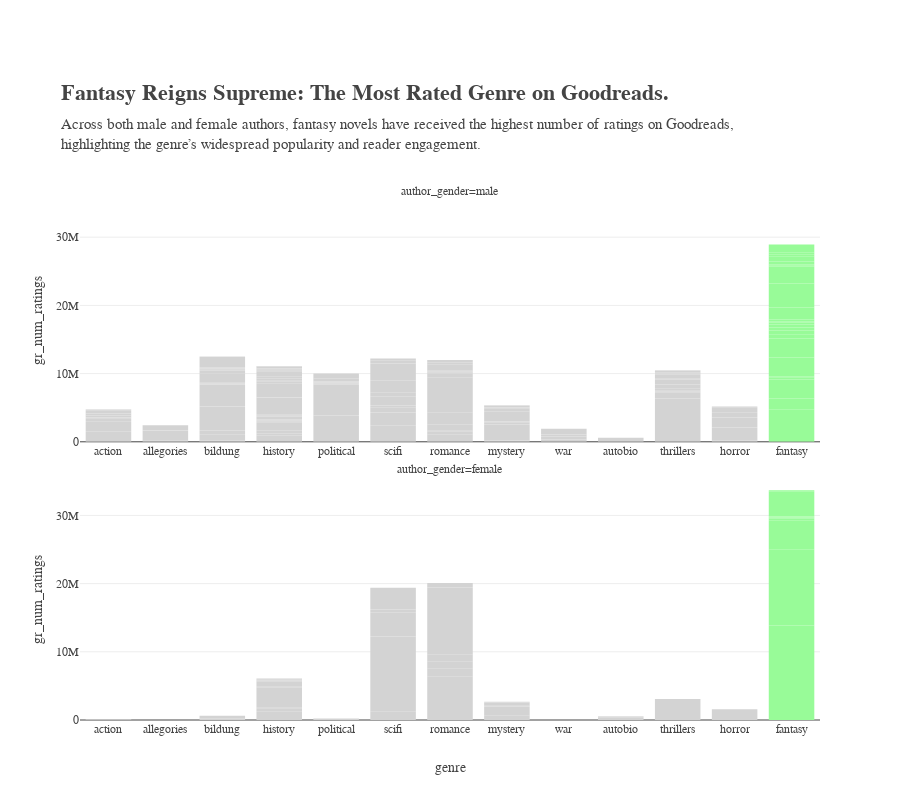

This figure's notebook cell:
### Markdown cell above
3. Create an aesthetic faceted bar plot that also uses an indicator variable to a highlight a single
bar.

### Code cell
# faceted bar plot

# copy original df
df_fig2 = df.copy()

# add indicator variable
df_fig2.loc[
    df_fig2['genre'] == 'fantasy',
    'flag'
] = True
df_fig2.loc[
    df_fig2['flag'] != True,
    'flag'
] = False

# remove columns where genre is na
# must be done after adding indicator variable otherwise pandas throws a warning
df_fig2 = df_fig2[df_fig2['genre'] != 'na']

fig2 = px.bar(
    df_fig2,
    x = 'genre',
    y = 'gr_num_ratings',
    color = 'flag',
    # Add a facet variable
    facet_col = 'author_gender',
    # Change the number of columns
    facet_col_wrap = 1,
    height = 800,
    color_discrete_sequence=['lightgray', 'palegreen'],
    # Different TEMPLATE (with gridlines)
    template = 'none',
    title = "<b>Fantasy Reigns Supreme: The Most Rated Genre on Goodreads.</b>",
    subtitle = "Across both male and female authors, fantasy novels have received the highest number of ratings on Goodreads,<br>highlighting the genre’s widespread popularity and reader engagement.",
    width = 900,
)
fig2.update_layout(
    showlegend = False,
    margin = {'t':200},
    font_family = 'Helvetica',
    title_font_family = 'Baskerville',
    title_font_size = 22,
    # Left align title
    title_x = 0.068 # Start title 6.8% into the figure
)
fig2.for_each_xaxis(lambda xaxis: xaxis.update(showticklabels=True))

### Figure 1 — Plotly figure (JSON) as saved in the notebook; plotly's stock layout.template omitted (floating-point values rounded to 4 significant figures; data arrays with more than 128 entries replaced by an {"elided": "..."} marker saying what was removed)
{"data": [{"hovertemplate": "flag=False<br>author_gender=male<br>genre=%{x}<br>gr_num_ratings=%{y}<extra></extra>", "legendgroup": "False", "marker": {"color": "lightgray", "pattern": {"shape": ""}}, "name": "False", "orientation": "v", "showlegend": true, "textposition": "auto", "type": "bar", "x": {"elided": "175 str values"}, "xaxis": "x2", "y": {"elided": "175 int values"}, "yaxis": "y2"}, {"hovertemplate": "flag=False<br>author_gender=female<br>genre=%{x}<br>gr_num_ratings=%{y}<extra></extra>", "legendgroup": "False", "marker": {"color": "lightgray", "pattern": {"shape": ""}}, "name": "False", "orientation": "v", "showlegend": false, "textposition": "auto", "type": "bar", "x": ["romance", "romance", "horror", "political", "romance", "history", "romance", "romance", "scifi", "romance", "history", "romance", "romance", "scifi", "scifi", "romance", "scifi", "history", "history", "history", "mystery", "bildung", "history", "history", "autobio", "scifi", "history", "romance", "mystery", "romance", "scifi", "romance", "autobio", "bildung", "history", "thrillers", "mystery", "mystery", "autobio", "autobio", "mystery", "action", "romance", "history", "mystery", "history", "history", "history", "action", "history", "bildung", "history", "history", "bildung", "mystery", "romance"], "xaxis": "x", "y": [4239555, 2084999, 1585172, 226482, 1184039, 1205120, 697703, 347543, 1197521, 398340, 431996, 624347, 6536249, 2459417, 8603378, 25288, 3545636, 124507, 37301, 2749154, 616572, 250073, 268115, 48226, 289969, 389268, 564735, 1609846, 1343305, 1697282, 3203569, 365541, 101148, 188095, 266166, 3072358, 27820, 94410, 87422, 77707, 271014, 51453, 131303, 34582, 211873, 26436, 72281, 74547, 59554, 10352, 167240, 92080, 89010, 4279, 99335, 138445], "yaxis": "y"}, {"hovertemplate": "flag=True<br>author_gender=male<br>genre=%{x}<br>gr_num_ratings=%{y}<extra></extra>", "legendgroup": "True", "marker": {"color": "palegreen", "pattern": {"shape": ""}}, "name": "True", "orientation": "v", "showlegend": true, "textposition": "auto", "type": "bar", "x": ["fantasy", "fantasy", "fantasy", "fantasy", "fantasy", "fantasy", "fantasy", "fantasy", "fantasy", "fantasy", "fantasy", "fantasy", "fantasy", "fantasy", "fantasy", "fantasy", "fantasy", "fantasy", "fantasy", "fantasy", "fantasy", "fantasy", "fantasy", "fantasy", "fantasy", "fantasy", "fantasy", "fantasy", "fantasy", "fantasy", "fantasy", "fantasy", "fantasy"], "xaxis": "x2", "y": [561016, 272891, 3941429, 896361, 451144, 216887, 2780127, 345693, 103170, 2795660, 1821579, 960309, 537714, 274476, 348512, 467281, 435366, 295811, 134965, 290495, 1767120, 2983515, 545619, 2477572, 178156, 107858, 433615, 77490, 22463, 607928, 358718, 285680, 1159205], "yaxis": "y2"}, {"hovertemplate": "flag=True<br>author_gender=female<br>genre=%{x}<br>gr_num_ratings=%{y}<extra></extra>", "legendgroup": "True", "marker": {"color": "palegreen", "pattern": {"shape": ""}}, "name": "True", "orientation": "v", "showlegend": false, "textposition": "auto", "type": "bar", "x": ["fantasy", "fantasy", "fantasy", "fantasy", "fantasy", "fantasy", "fantasy", "fantasy", "fantasy", "fantasy", "fantasy", "fantasy", "fantasy", "fantasy", "fantasy"], "xaxis": "x", "y": [9977698, 3895830, 4146575, 3665172, 3360257, 3683808, 543640, 273089, 133037, 57159, 105462, 38794, 3253828, 422581, 126826], "yaxis": "y"}], "layout": {"annotations": [{"font": {}, "showarrow": false, "text": "author_gender=female", "x": 0.5, "xanchor": "center", "xref": "paper", "y": 0.465, "yanchor": "bottom", "yref": "paper"}, {"font": {}, "showarrow": false, "text": "author_gender=male", "x": 0.5, "xanchor": "center", "xref": "paper", "y": 1.0, "yanchor": "bottom", "yref": "paper"}], "barmode": "relative", "font": {"family": "Helvetica"}, "height": 800, "legend": {"title": {"text": "flag"}, "tracegroupgap": 0}, "margin": {"t": 200}, "showlegend": false, "title": {"font": {"family": "Baskerville", "size": 22}, "subtitle": {"text": "Across both male and female authors, fantasy novels have received the highest number of ratings on Goodreads,<br>highlighting the genre’s widespread popularity and reader engagement."}, "text": "<b>Fantasy Reigns Supreme: The Most Rated Genre on Goodreads.</b>", "x": 0.068}, "width": 900, "xaxis": {"anchor": "y", "domain": [0, 1], "showticklabels": true, "title": {"text": "genre"}}, "xaxis2": {"anchor": "y2", "domain": [0, 1], "matches": "x", "showticklabels": true}, "yaxis": {"anchor": "x", "domain": [0, 0.465], "title": {"text": "gr_num_ratings"}}, "yaxis2": {"anchor": "x2", "domain": [0.535, 1.0], "matches": "y", "title": {"text": "gr_num_ratings"}}}}
